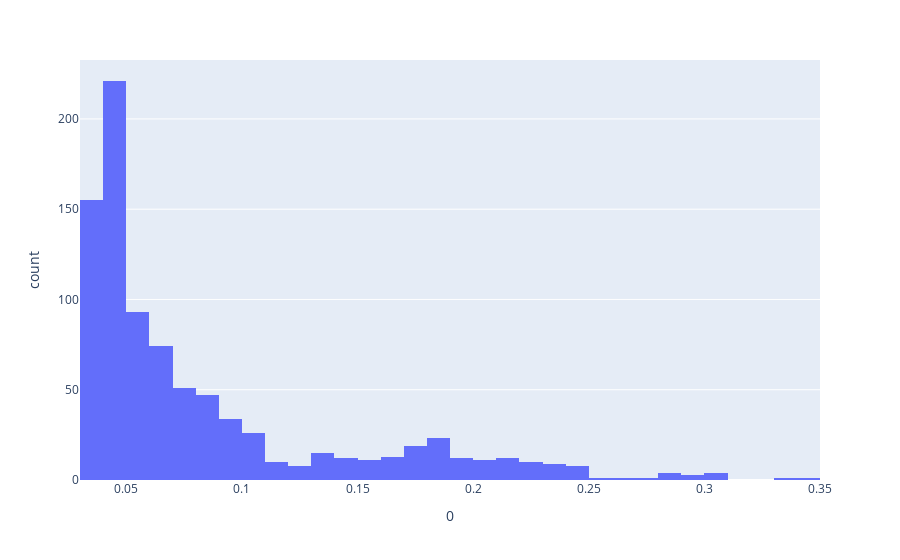

This figure's notebook cell:
### Code cell
px.histogram(pd.DataFrame(y_pred_test), x=0)

### Figure 1 — Plotly figure (JSON) as saved in the notebook; plotly's stock layout.template omitted (floating-point values rounded to 4 significant figures; data arrays with more than 128 entries replaced by an {"elided": "..."} marker saying what was removed)
{"data": [{"alignmentgroup": "True", "bingroup": "x", "hovertemplate": "0=%{x}<br>count=%{y}<extra></extra>", "legendgroup": "", "marker": {"color": "#636efa"}, "name": "", "offsetgroup": "", "orientation": "v", "showlegend": false, "type": "histogram", "x": {"elided": "890 float values"}, "xaxis": "x", "yaxis": "y"}], "layout": {"barmode": "relative", "legend": {"tracegroupgap": 0}, "margin": {"t": 60}, "xaxis": {"anchor": "y", "domain": [0, 1], "title": {"text": "0"}}, "yaxis": {"anchor": "x", "domain": [0, 1], "title": {"text": "count"}}}}
